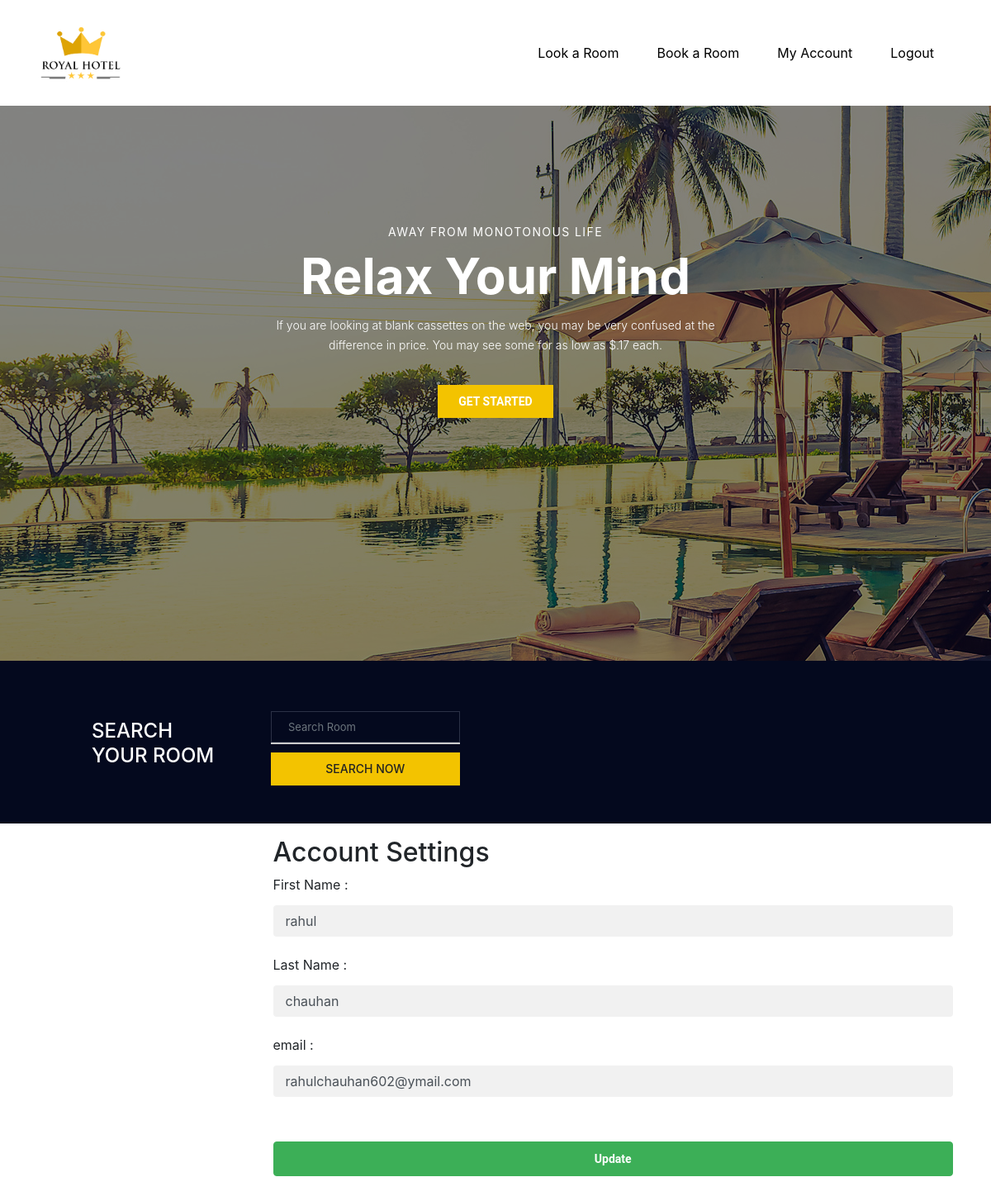
/myaccount.php (signed in), run on the app's committed database.
### tables this page shows
CREATE TABLE `user` (
  `id` int(11) NOT NULL,
  `firstname` varchar(255) NOT NULL,
  `lastname` varchar(255) NOT NULL,
  `email` varchar(255) NOT NULL,
  `password` int(11) NOT NULL
);

### myaccount.php (the view, shortened to what this page needs)
<?php
include('header.php');
	require_once('config.php');
	$sql_select= "select * from user where id='".$_SESSION["name"]['id']."'";
	$query = mysqli_query($con,$sql_select);
	$data= mysqli_fetch_assoc($query);
				?>
<div class="container">
    <div class="row profile">
		<div class="col-md-3">
		</div>
		<div class="col-md-9">
            <div class="profile-content">
			  <h2>Account Settings</h2>
			  <form action="" method="post">
			  	<div class="form-group>">
			  		<label>First Name :</label>
			  		<input type="text" name="firstname" class="form-control" value="<?=$data['firstname'];?>" >
			  	</div>
			  	<div class="form-group>">
			  		<label>Last Name :</label>
			  		<input type="text" name="lastname" class="form-control"  value="<?=$data['lastname'];?>">
			  	</div>
			  	<div class="form-group>">
			  		<label>email :</label>
			  		<input type="text" name="email" class="form-control" value="<?=$data['email'];?>">
			  	</div>
			  	<br>
			  	<div class="form-group>">
			  		<button type="submit" class="btn btn-success" name="update">Update</button>
			  	</div>
			  </form>
            </div>
		</div>
	</div>
</div>

### css/styles.css (style rules this page uses)
.container { width: 100%; padding-right: 15px; padding-left: 15px; margin-right: auto; margin-left: auto; }
input[type=text], input[type=password] { width: 100%; padding: 15px; margin: 5px 0 22px 0; display: inline-block; border: none; background: #f1f1f1; }
button { background-color: #4CAF50; color: white; padding: 14px 20px; margin: 8px 0; border: none; cursor: pointer; width: 100%; opacity: 0.9; }
.container { padding: 16px; }

### css/form.css (style rules this page uses)
input { outline: none; margin: 0; border: none; -webkit-box-shadow: none; -moz-box-shadow: none; box-shadow: none; width: 100%; font-size: 14px; font-family: inherit; }
.row { display: -webkit-box; display: -webkit-flex; display: -moz-box; display: -ms-flexbox; display: flex; -webkit-flex-wrap: wrap; -ms-flex-wrap: wrap; flex-wrap: wrap; }
.btn { line-height: 40px; display: inline-block; padding: 0 25px; cursor: pointer; font-family: "Roboto", "Arial", "Helvetica Neue", sans-serif; color: #fff; -webkit-transition: all 0.4s ease; -o-transition: all 0.4s ease; -moz-transition: all 0.4s ease; transition: all 0.4s ease; font-size: 14px; font-weight: 700; }
button { outline: none; background: none; border: none; }

### data on the page
user: firstname "rahul", lastname "chauhan", email "rahulchauhan602@ymail.com"
